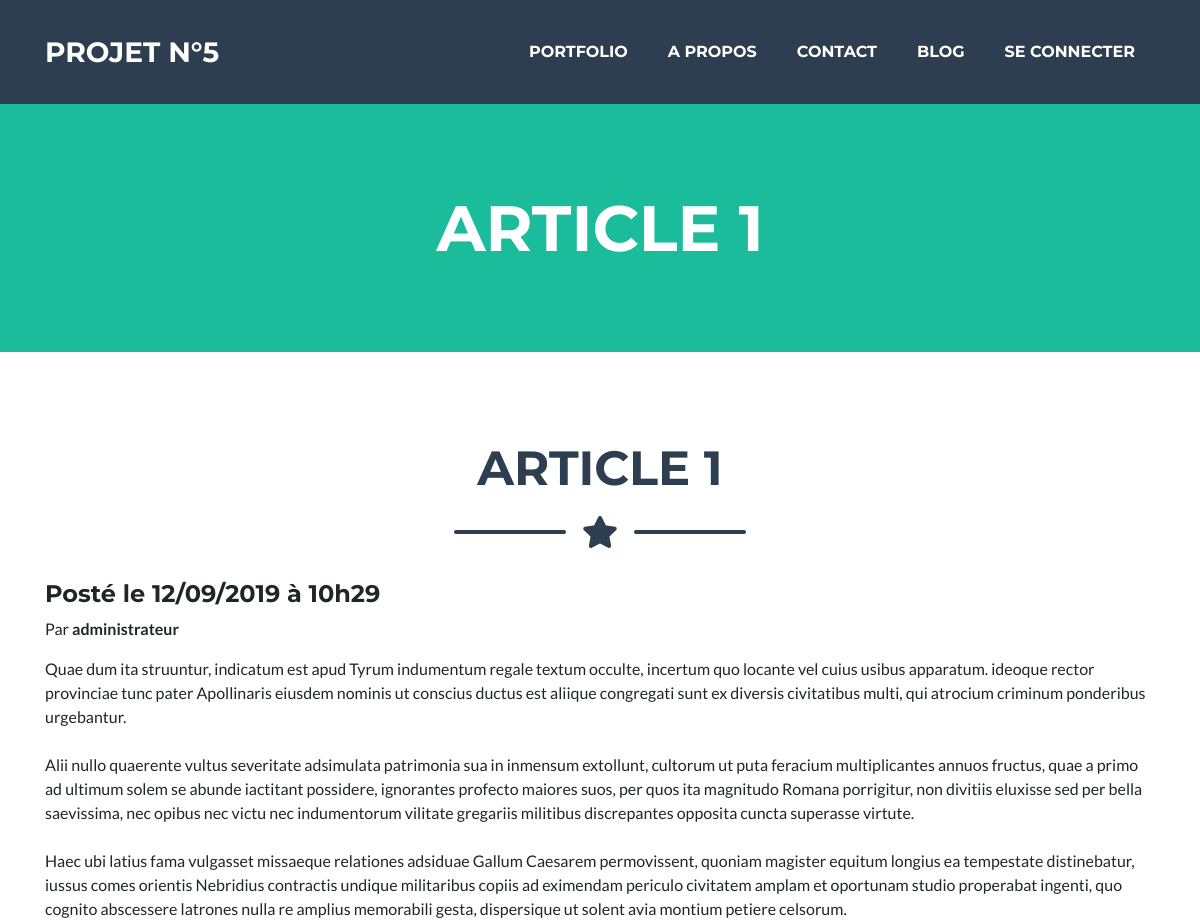
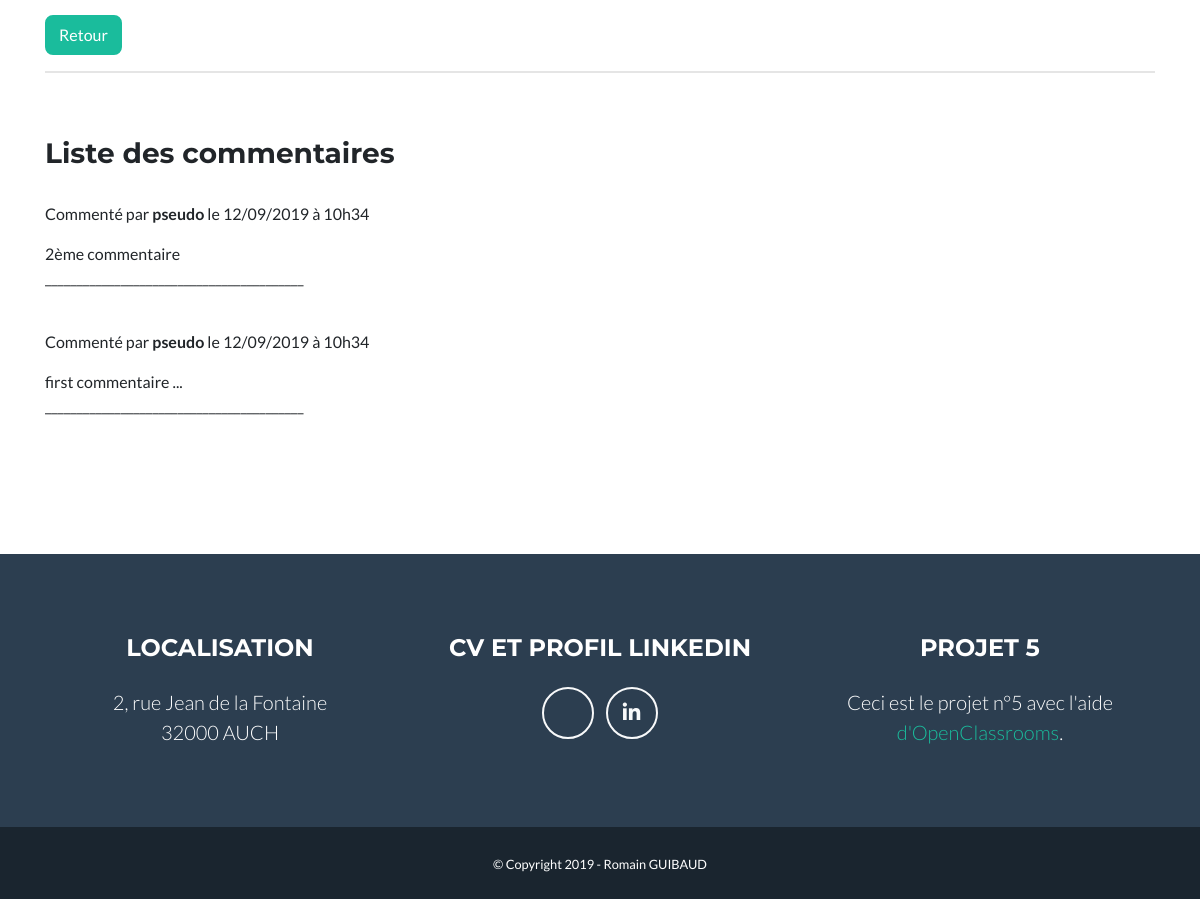
Page /index.php?p=post&id=32 on the committed database (2 pictures, top to bottom).
### tables this page shows
CREATE TABLE `post` (
  `id` int(11) NOT NULL,
  `title` varchar(255) NOT NULL,
  `content` text NOT NULL,
  `date` datetime NOT NULL,
  `updated` datetime NOT NULL,
  `status` tinyint(1) NOT NULL,
  `chapo` text NOT NULL,
  `author` varchar(255) NOT NULL
);

CREATE TABLE `comment` (
  `id` int(11) NOT NULL,
  `postid` int(11) NOT NULL,
  `author` varchar(255) NOT NULL,
  `content` text NOT NULL,
  `date` datetime NOT NULL,
  `status` tinyint(1) NOT NULL
);

### controller/ControllerPost.php (called while the page is built, shortened)
<?php
class ControllerPost
{
    private $postManager;
    public function __construct()
    {
        $this->postManager = new PostManager();
    }
    public function post($id, $error = null)
    {
        $post = $this->postManager->get($id);
        $this->commentManager = new CommentManager();
        $comments = $this->commentManager->getList("user", $id);
        $view = new View("Post", $error);
        $view->generate(array('post' => $post, 'comments' => $comments), 'layout');
    }
}

### index.php (called while the page is built, shortened)
<?php
$router = new \Projet5\Service\Router;
$router->routerRequest();

### model/Manager.php (called while the page is built, shortened)
<?php
class Manager
{
    protected function dbConnect()
    {
        try {
            $db = new \PDO('mysql:host=localhost;dbname=project5', 'root', '');
        } catch (\PDOException $e) {
            echo 'La connexion a échoué.<br />';
            die;
        }
        return $db;
    }
}

### model/PostManager.php (called while the page is built, shortened)
<?php
class PostManager extends Manager
{
    public function get($id)
    {
        $id = (int) $id;
        $q = $this->dbConnect()->prepare('SELECT id, title, content, DATE_FORMAT(date, "%d/%m/%Y à %Hh%i") AS date, DATE_FORMAT(updated, "%d/%m/%Y à %Hh%i") AS updated, status, chapo, author FROM post WHERE id = ' . $id);
        $q->execute(array($id));
        $data = $q->fetch(PDO::FETCH_ASSOC);
        return new Post($data);
    }
}

### model/DataManager.php (called while the page is built, shortened)
<?php
class DataManager
{
    protected function hydrate(array $data)
    {
        foreach ($data as $key => $value) {
            $method = 'set' . ucfirst($key);
        }
    }
}

### model/Post.php (called while the page is built, shortened)
<?php
class Post extends DataManager
{
    private $_title;
    private $_content;
    private $_date;
    private $_updated;
    private $_author;
    public function title()
    {
        return $this->_title;
    }
    public function content()
    {
        return $this->_content;
    }
    public function date()
    {
        return $this->_date;
    }
    public function updated()
    {
        return $this->_updated;
    }
    public function author()
    {
        return $this->_author;
    }
    public function setId($id)
    {
        $id = (int) $id;
    }
    public function setTitle($title)
    {
        if (is_string($title)) {
            $this->_title = $title;
        }
    }
    public function setContent($content)
    {
        if (is_string($content)) {
            $this->_content = $content;
        }
    }
    public function setDate($date)
    {
        $this->_date = $date;
    }
    public function setUpdated($updated)
    {
        $this->_updated = $updated;
    }
    public function setStatus($status)
    {
        $status = (int) $status;
    }
    public function setAuthor($author)
    {
        if (is_string($author)) {
            $this->_author = $author;
        }
    }
}

### model/CommentManager.php (called while the page is built, shortened)
<?php
class CommentManager extends Manager
{
    public function getList($status, $postId = null)
    {
        $comment = [];
        switch ($status) {
            case "user":
                $q = $this->dbConnect()->prepare("SELECT id, postid, author, content, DATE_FORMAT(date, '%d/%m/%Y à %Hh%i') AS date, status FROM comment WHERE postid = $postId && status = 1 ORDER BY id desc");
                break;
        }
        $q->execute(array());
        while ($data = $q->fetch(PDO::FETCH_ASSOC)) {
            $comment[] = new Comment($data);
        }
        return $comment;
    }
}

### model/Comment.php (called while the page is built, shortened)
<?php
class Comment extends DataManager
{
    private $_date;
    private $_author;
    public function content()
    {
        return $this->_content;
    }
    public function date()
    {
        return $this->_date;
    }
    public function author()
    {
        return $this->_author;
    }
    public function setId($id)
    {
        $id = (int) $id;
    }
    public function setContent($content)
    {
        if (is_string($content)) {
            $this->_content = $content;
        }
    }
    public function setDate($date)
    {
        $this->_date = $date;
    }
    public function setStatus($status)
    {
        $status = (int) $status;
    }
    public function setPostId($postId)
    {
        $postId = (int) $postId;
    }
    public function setAuthor($author)
    {
        if (is_string($author)) {
            $this->_author = $author;
        }
    }
}

### view/viewPost.php (the view, shortened to what this page needs)
<section class="page-section">
  <h2 class="page-section-heading text-center text-uppercase text-secondary mb-0"><?= $this->clean($post->title()); ?></h2>
  <div class="divider-custom">
    <div class="divider-custom-line"></div>
    <div class="divider-custom-icon">
      <i class="fas fa-star"></i>
    </div>
    <div class="divider-custom-line"></div>
  </div>
  <div class="container">
    <?php if ($post->updated() === "00/00/0000 à 00h00") : ?>
      <h4>Posté le <?= $this->clean($post->date()) ?></h4>
    <? else : ?>
      <h4>Modifié le <?= $this->clean($post->updated()) ?></h4>
    <?php endif ?>
    <p>Par <strong><?= $this->clean($post->author()) ?></strong></p>
  </div>
  <div class="container">
    <div class="row">
      <div class="col-lg-12 col-md-12 mx-auto">
        <p><?= nl2br($this->clean($post->content())); ?></p>
        <input class="btn btn-primary" type="button" value="Retour" onclick="history.go(-1)">
      </div>
    </div>
    <hr>
  </div>
  <br><br>
  <?php if (!empty($comments)) : ?>
    <h3 class="container">Liste des commentaires</h3>
  <?php endif ?>
  <br>
  <div class="container">
    <?php foreach ($comments as $comment) : ?>
      <div class='row'>
        <div class='col-lg-12 col-md-12 mx-auto'>
          <p>Commenté par <strong><?= $this->clean($comment->author()) ?></strong> le <?= $this->clean($comment->date()) ?></p>
          <p><?= $this->clean($comment->content()) ?> <br>
            _________________________________________</p>
        </div>
      </div>
      <br>
    <?php endforeach; ?>
  </div>
</section>

### rows in the picture
post: title "ARTICLE 1", author "administrateur", content "Quae dum ita struuntur, indicatum est apud Tyrum indumentum regale textum occulte, incertum quo locante vel cuius usibus apparatum. ideoque rector provinciae tunc pater Apollinaris eiusdem nominis ut conscius ductus est aliique congregati sunt ex diversis civitatibus multi, qui atrocium criminum ponderibus urgebantur. Alii nullo quaerente vultus severitate adsimulata patrimonia sua in inmensum extollunt, cultorum ut puta feracium multiplicantes annuos fructus, quae a primo ad ultimum solem se abunde iactitant possidere, ignorantes profecto maiores suos, per quos ita magnitudo Romana porrigitur, non divitiis eluxisse sed per bella saevissima, nec opibus nec victu nec indumentorum vilitate…"
comment: author "pseudo", date "12/09/2019 à 10h34", content "2ème commentaire"
comment: author "pseudo", date "12/09/2019 à 10h34", content "first commentaire ..."

### other values in the picture
$header "ARTICLE 1"
$this->clean($post->date()) "12/09/2019 à 10h29"
